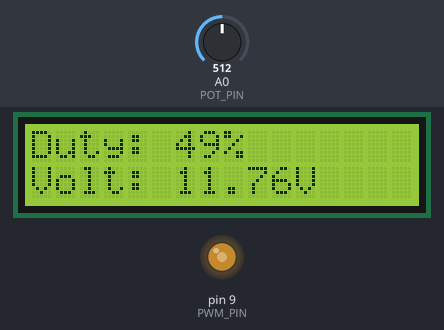
A sketch run on a simulated Arduino Uno, built with avr-gcc and run on an emulated ATmega328P. On the bench: 16×2 character LCD, output pins drawn as LEDs (lit = HIGH). The inputs (shaded band) are chosen by the test bench; at power-on: A0 (POT_PIN) = 512.

Above: at 1.2 s.
1.3 s: A0 (POT_PIN) set to 716
At 1.8 s:
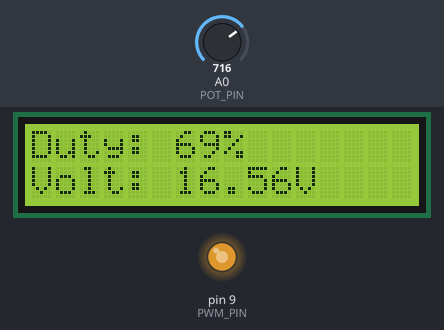
2.8 s: A0 (POT_PIN) set to 900
At 3.9 s:
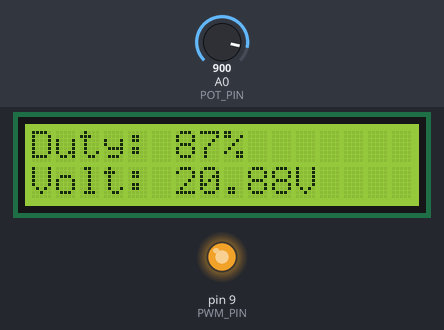
4.3 s: A0 (POT_PIN) set to 122
At 4.7 s:
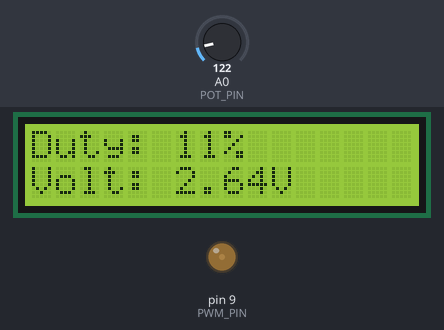
5.9 s: A0 (POT_PIN) set to 0
At 7.2 s:
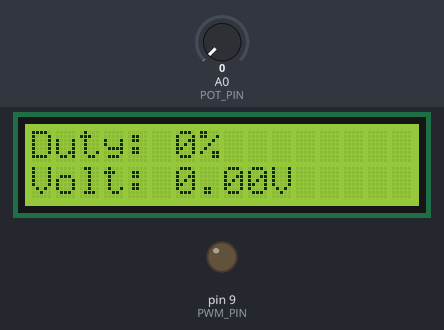
7.5 s: A0 (POT_PIN) set to 511
At 8.7 s:
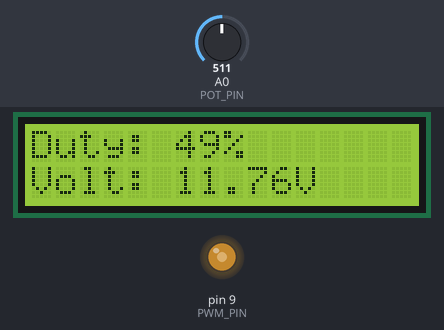
Timing chart, 0 to 10.0 s (numbered marks = the images above; inputs shaded):
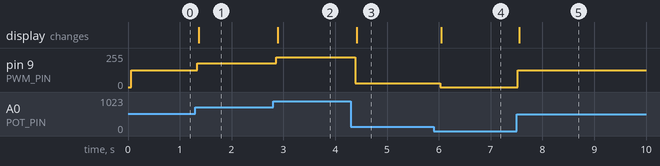

The sketch:

power_supply.ino
```cpp
#include <LiquidCrystal_I2C.h>

// ── LCD: I²C address 0x27, 16 columns, 2 rows ──────────────────────────────
LiquidCrystal_I2C lcd(0x27, 16, 2);

// ── Pin definitions ─────────────────────────────────────────────────────────
#define POT_PIN   A0   // potentiometer → voltage setpoint
#define PWM_PIN    9   // PWM output → MOSFET gate driver

void setup() {
  pinMode(POT_PIN, INPUT);
  pinMode(PWM_PIN, OUTPUT);

  // ── LCD init ──────────────────────────────────────────────────────────────
  lcd.init();
  lcd.backlight();

  // ── Timer1: 8-bit Fast PWM, no prescaler → ~31.25 kHz ────────────────────
  // Eliminates audible switching noise compared to default 490 Hz analogWrite
  TCCR1A = (1 << COM1A1) | (1 << WGM10);  // non-inverting OC1A, fast-PWM 8-bit
  TCCR1B = (1 << WGM12)  | (1 << CS10);   // no prescaler
}

void loop() {
  // 1) Read potentiometer and map to PWM range (0–255)
  int pwmValue = map(analogRead(POT_PIN), 0, 1023, 0, 255);
  OCR1A = pwmValue;   // write directly to Timer1 compare register

  // 2) Calculate duty cycle percentage (0–100%)
  int duty = map(pwmValue, 0, 255, 0, 100);
  duty = constrain(duty, 0, 100);

  // 3) Calculate output voltage
  //    At 100% duty → ~24V output (transformer secondary peak after filtering)
  //    Scale factor: 24.0 / 100 = 0.24 V per percent
  float voltage = duty * 0.24;

  // 4) Update LCD
  //    Line 1: "Duty: 99%  "
  //    Line 2: "Volt: 23.76V"
  lcd.setCursor(0, 0);
  lcd.print("Duty: ");
  lcd.print(duty);
  lcd.print("%   ");      // trailing spaces clear leftover digits

  lcd.setCursor(0, 1);
  lcd.print("Volt: ");
  lcd.print(voltage, 2);  // 2 decimal places → matches display (23.76V)
  lcd.print("V   ");

  delay(100);
}
```

Measured:
- after the input at 1.3 s, pin 9 (PWM_PIN): 127/255 → 178/255 at once; the display: changes after 0.06 s (image 1)
- after the input at 2.8 s, pin 9 (PWM_PIN): 178/255 → 224/255 after 0.06 s; the display: changes after 0.09 s (image 2)
- after the input at 4.3 s, pin 9 (PWM_PIN): 224/255 → 30/255 after 0.09 s; the display: changes after 0.11 s (image 3)
- after the input at 5.9 s, pin 9 (PWM_PIN): 30/255 → 0/255 after 0.13 s; the display: changes after 0.15 s (image 4)
- after the input at 7.5 s, pin 9 (PWM_PIN): 0/255 → 127/255 at once; the display: changes after 0.05 s (image 5)
